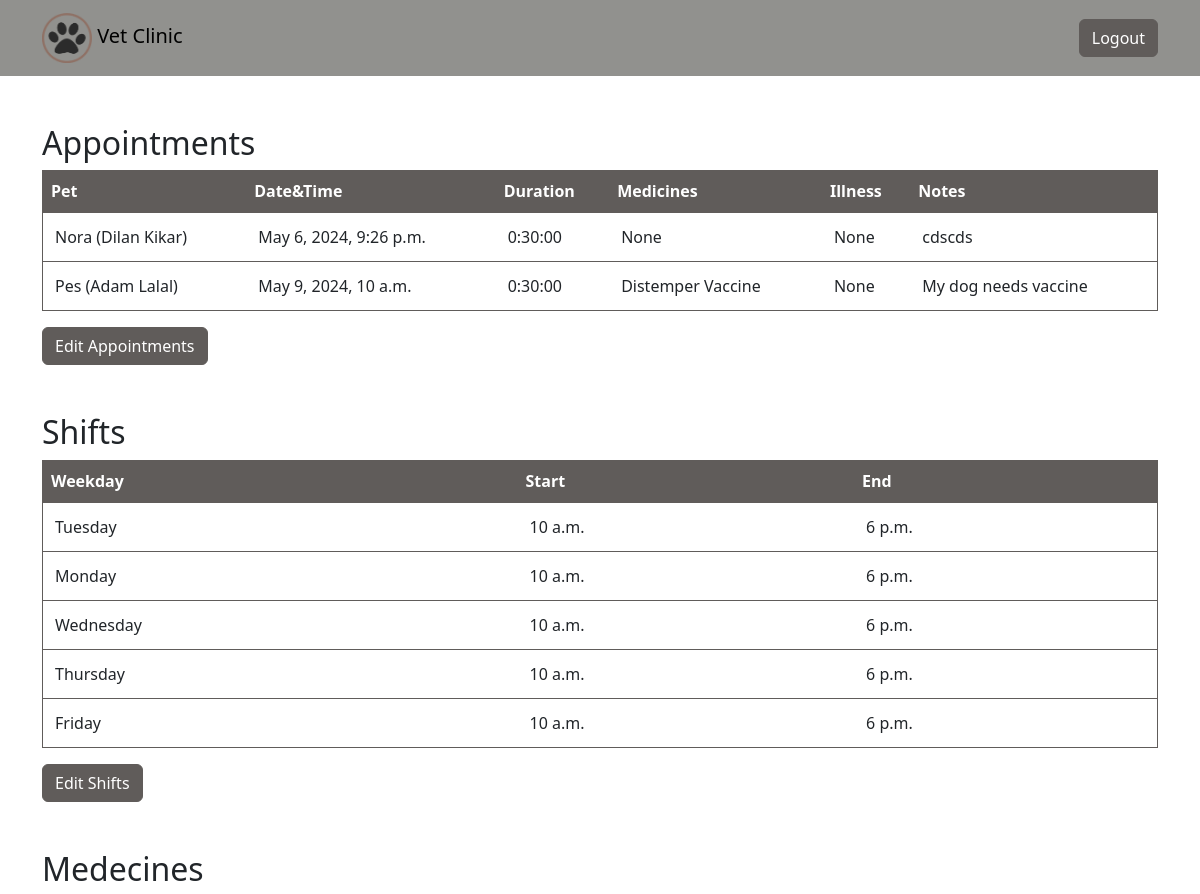
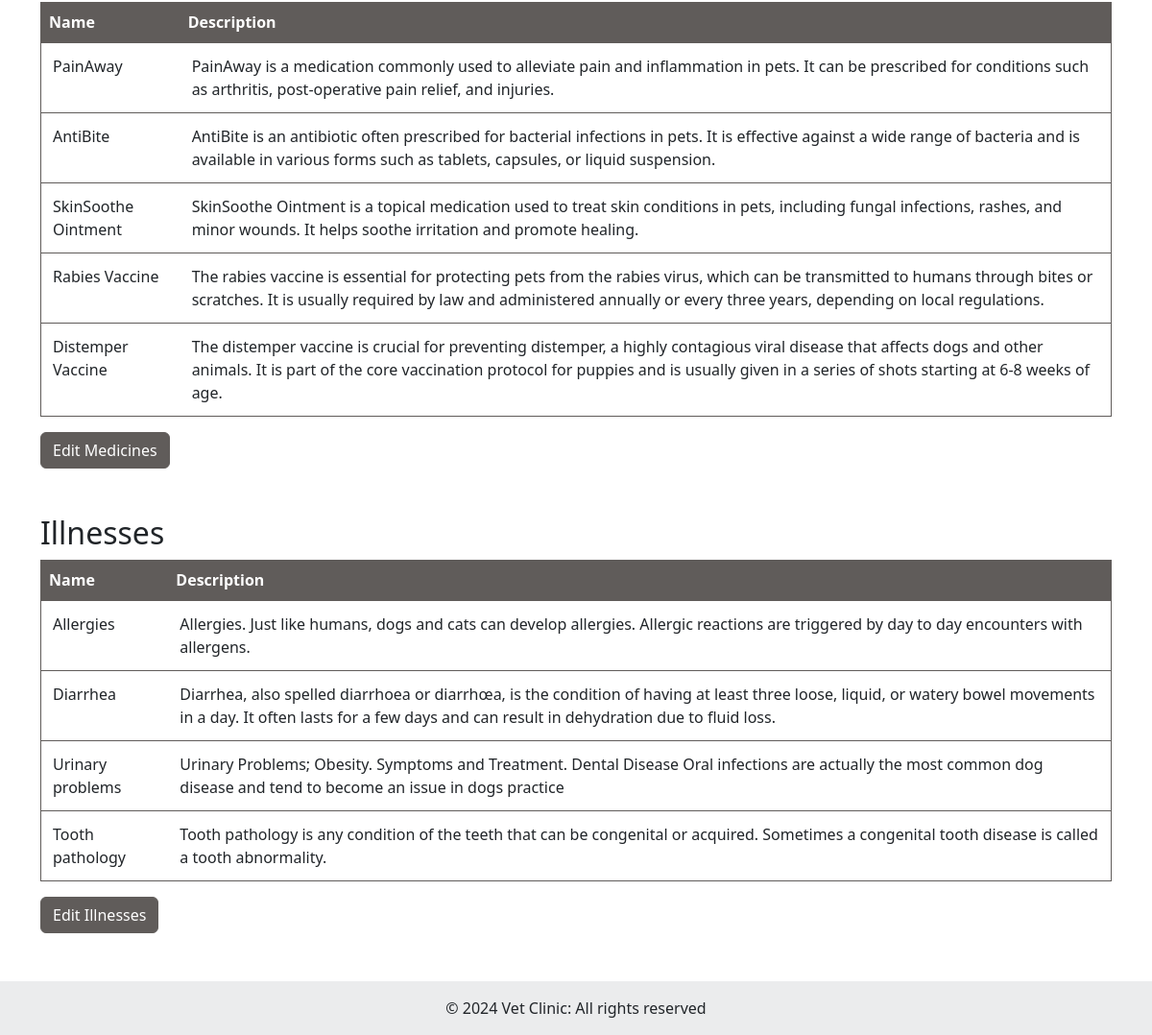
The page /doctor/ (signed in) on the database its author committed (2 pictures, top to bottom).
### vet/models.py (models this page shows, shortened)
class Appointment(models.Model):
    pet = models.ForeignKey(Pet, on_delete=models.CASCADE)
    doctor = models.ForeignKey(Doctor, on_delete=models.CASCADE)
    date_time = models.DateTimeField()
    duration = models.DurationField(default=datetime.timedelta(minutes=30))
    medicines = models.ForeignKey('Medicine', on_delete=models.CASCADE, blank=True, null=True)
    illness = models.ForeignKey(Illness, on_delete=models.CASCADE, blank=True, null=True)
    notes = models.TextField(blank=True, null=True)

class Pet(models.Model):
    SEX_CHOICES = [
        ('M', 'Male'),
        ('F', 'Female'),
        ('N', 'Not Known')
    ]
    name = models.CharField(max_length=50)
    species = models.CharField(max_length=50)
    breed = models.CharField(max_length=50, null=True)
    birth_date = models.DateField(null=True)
    sex = models.CharField(max_length=1, choices=SEX_CHOICES, default='N')
    owner = models.ForeignKey(Host, related_name='pets', on_delete=models.CASCADE)
    def __str__(self):
        return f"{self.name} ({self.owner.user.first_name} {self.owner.user.last_name})"

class Host(models.Model):
    user = models.OneToOneField(User, on_delete=models.CASCADE)
    address = models.TextField(blank=True, null=True)
    phone_number = models.CharField(max_length=20)

class Medicine(models.Model):
    name = models.CharField(max_length=100)
    description = models.TextField(max_length=500)
    def __str__(self):
        return self.name

class Shift(models.Model):
    WEEKDAYS_CHOICES = [
        ('Monday', 'Monday'),
        ('Tuesday', 'Tuesday'),
        ('Wednesday', 'Wednesday'),
        ('Thursday', 'Thursday'),
        ('Friday', 'Friday'),
        ('Saturday', 'Saturday'),
        ('Sunday', 'Sunday'),
    ]
    doctor = models.ForeignKey(Doctor, on_delete=models.CASCADE)
    day = models.CharField(max_length=10, choices=WEEKDAYS_CHOICES, default='Monday')
    start_time = models.TimeField()
    end_time = models.TimeField()

class Illness(models.Model):
    name = models.CharField(max_length=100)
    description = models.TextField(max_length=500)

### vet/views.py (the view)
# urls.py: path('doctor/', views.doctor_main, name='doctor-main'),
@login_required
def doctor_main(request):
    current_doctor = request.user.doctor
    shifts = Shift.objects.filter(doctor=current_doctor)
    appointments = Appointment.objects.filter(doctor=current_doctor)
    medicines = Medicine.objects.all()
    illnesses = Illness.objects.all()
    context = {
        'shifts': shifts,
        'appointments': appointments,
        'medicines': medicines,
        'illnesses': illnesses,
    }
    return render(request, 'doctor_main.html', context)

### vet/templates/doctor_main.html (shortened to what this page needs)
{% load static %}
<!DOCTYPE html>
<html lang="en">
<head>
    <link rel="stylesheet" href="{% static 'styles/base.css' %}">
    <link rel="stylesheet" href="{% static 'styles/form.css' %}">
    <link href="https://cdn.jsdelivr.net/npm/bootstrap@5.3.0/dist/css/bootstrap.min.css" rel="stylesheet">
</head>
<body>
    <nav class="navbar navbar-expand-lg">
        <div class="container">
            <a class="navbar-brand" href="{% url 'index' %}">
                <img src="{% static 'logo.png' %}" alt="Vet Clinic Logo" width="50" height="50">
                Vet Clinic
            </a>
            <form action="{% url 'logout' %}" method="post">
            <button type="submit" class="btn btn-primary">Logout</button>
            </form>
        </div>
    </nav>
    <div class="container mt-5">
        <h2>Appointments</h2>
        <table class="table">
            <thead>
                <tr>
                    <th>Pet</th>
                    <th>Date&Time</th>
                    <th>Duration</th>
                    <th>Medicines</th>
                    <th>Illness</th>
                    <th>Notes</th>
                </tr>
            </thead>
            <tbody>
                {% for appointment in appointments %}
                <tr>
                    <td>{{ appointment.pet }}</td>
                    <td>{{ appointment.date_time }}</td>
                    <td>{{ appointment.duration }}</td>
                    <td>{{ appointment.medicines }}</td>
                    <td>{{ appointment.illness }}</td>
                    <td>{{ appointment.notes }}</td>
                </tr>
                {% endfor %}
            </tbody>
        </table>
        <a href="{% url 'appointment' %}" class="btn btn-primary">Edit Appointments</a>
    </div>
    <div class="container mt-5">
        <h2>Shifts</h2>
        <table class="table">
            <thead>
                <tr>
                    <th>Weekday</th>
                    <th>Start</th>
                    <th>End</th>
                </tr>
            </thead>
            <tbody>
                {% for shift in shifts %}
                <tr>
                    <td>{{ shift.day }}</td>
                    <td>{{ shift.start_time }}</td>
                    <td>{{ shift.end_time }}</td>
                </tr>
                {% endfor %}
            </tbody>
        </table>
        <a href="{% url 'shifts' %}" class="btn btn-primary">Edit Shifts</a>
    </div>
    <div class="container mt-5">
        <h2>Medecines</h2>
        <table class="table">
            <thead>
                <tr>
                    <th>Name</th>
                    <th>Description</th>
                </tr>
            </thead>
            <tbody>
                {% for medicine in medicines %}
                <tr>
                    <td>{{ medicine.name }}</td>
                    <td>{{ medicine.description }}</td>
                </tr>
                {% endfor %}
            </tbody>
        </table>
        <a href="{% url 'medicines' %}" class="btn btn-primary">Edit Medicines</a>
    </div>
    <div class="container mt-5">
        <h2>Illnesses</h2>
        <table class="table">
            <thead>
                <tr>
                    <th>Name</th>
                    <th>Description</th>
                </tr>
            </thead>
            <tbody>
                {% for illness in illnesses %}
                <tr>
                    <td>{{ illness.name }}</td>
                    <td>{{ illness.description }}</td>
                </tr>
                {% endfor %}
            </tbody>
        </table>
        <a href="{% url 'illnesses' %}" class="btn btn-primary">Edit Illnesses</a>
    </div>
    <footer class="bg-light text-center text-lg-start">
        <div class="text-center p-3" style="background-color: rgba(0, 0, 0, 0.05); margin-top: 50px">
            © 2024 Vet Clinic: All rights reserved
        </div>
    </footer>
</body>
</html>

### vet/static/styles/base.css (style rules this page uses)
.btn.btn-primary { background-color: #605c5a; border-color: #605c5a; }
.table { background-color: #605c5a !important; border: 1px solid #605c5a !important; }
.table th { background-color: #605c5a !important; color: #ffffff !important; border-bottom: 2px solid #605c5a !important; }
.table td { padding: 0.75rem !important; border-top: 1px solid #605c5a !important; }
body .navbar.navbar-expand-lg { background-color: #91918e !important; color: #ffffff; }

### rows shown on the page
Appointment: pet "Nora (Dilan Kikar)", date_time "May 6, 2024, 9:26 p.m.", duration "0:30:00", medicines "None", illness "None", notes "cdscds"
Appointment: pet "Pes (Adam Lalal)", date_time "May 9, 2024, 10 a.m.", duration "0:30:00", medicines "Distemper Vaccine", illness "None", notes "My dog needs vaccine"
Shift: day "Tuesday", start_time "10 a.m.", end_time "6 p.m."
Shift: day "Monday", start_time "10 a.m.", end_time "6 p.m."
Shift: day "Wednesday", start_time "10 a.m.", end_time "6 p.m."
Shift: day "Thursday", start_time "10 a.m.", end_time "6 p.m."
Shift: day "Friday", start_time "10 a.m.", end_time "6 p.m."
Medicine: name "PainAway", description "PainAway is a medication commonly used to alleviate pain and inflammation in pets. It can be prescribed for conditions such as arthritis, post-operative pain relief, and injuries."
Medicine: name "AntiBite", description "AntiBite is an antibiotic often prescribed for bacterial infections in pets. It is effective against a wide range of bacteria and is available in various forms such as tablets, capsules, or liquid suspension."
Medicine: name "SkinSoothe Ointment", description "SkinSoothe Ointment is a topical medication used to treat skin conditions in pets, including fungal infections, rashes, and minor wounds. It helps soothe irritation and promote healing."
Medicine: name "Rabies Vaccine", description "The rabies vaccine is essential for protecting pets from the rabies virus, which can be transmitted to humans through bites or scratches. It is usually required by law and administered annually or every three years, depending on local regulations."
Medicine: name "Distemper Vaccine", description "The distemper vaccine is crucial for preventing distemper, a highly contagious viral disease that affects dogs and other animals. It is part of the core vaccination protocol for puppies and is usually given in a series of shots starting at 6-8 weeks of age."
Illness: name "Allergies", description "Allergies. Just like humans, dogs and cats can develop allergies. Allergic reactions are triggered by day to day encounters with allergens."
Illness: name "Diarrhea", description "Diarrhea, also spelled diarrhoea or diarrhœa, is the condition of having at least three loose, liquid, or watery bowel movements in a day. It often lasts for a few days and can result in dehydration due to fluid loss."
Illness: name "Urinary problems", description "Urinary Problems; Obesity. Symptoms and Treatment. Dental Disease Oral infections are actually the most common dog disease and tend to become an issue in dogs practice"
Illness: name "Tooth pathology", description "Tooth pathology is any condition of the teeth that can be congenital or acquired. Sometimes a congenital tooth disease is called a tooth abnormality."
